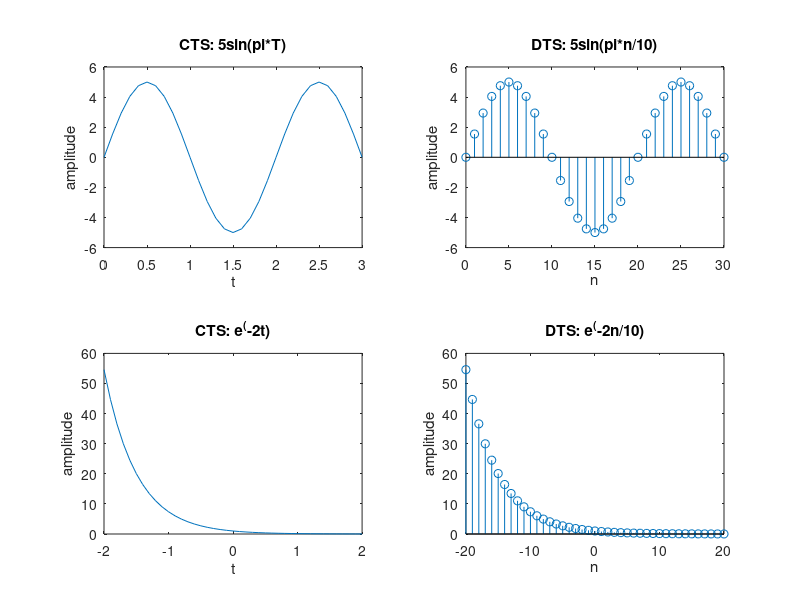

MATLAB code to generate this figure:
%The continuous time signal x(t) = 5sin(pi*t) is sampled at a sampling rate of 10 samples per second. 
%Plot the continuous time signal and the discrete time signal. from t = 3 to t = 0 seconds.
t= 0:0.1:3;
x= 5*sin(pi*t);
subplot(2,2,1);
plot(t,x);
xlabel('t');
ylabel("amplitude");
title("CTS: 5sin(pi*T)");

Fs = 10
n = t*Fs
x= 5*sin(pi*n/10);
subplot(2,2,2);
stem(n,x);
xlabel('n');
ylabel("amplitude");
title("DTS: 5sin(pi*n/10)");

t = -2:0.1:2;
x = exp(-2*t);
subplot(2,2,3);
plot(t,x);
xlabel('t');
ylabel("amplitude");
title("CTS: e^(-2t)");

Fs = 10
n = t*Fs
x = exp(-2*n/10);
subplot(2,2,4);
stem(n,x);
xlabel('n');
ylabel("amplitude");
title("DTS: e^(-2n/10)");
